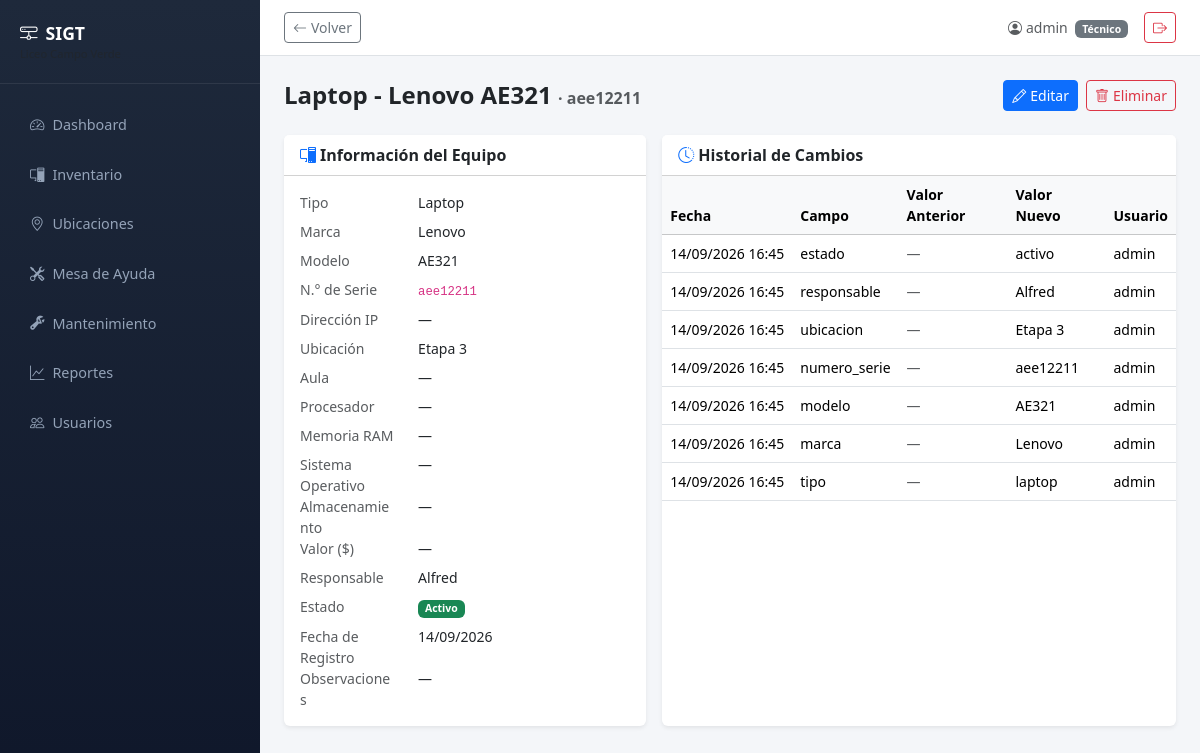
/inventario/8/ (signed in), run on the app's committed database.
### usuarios/models.py (models this page shows, shortened)
class User(AbstractUser):
    ROL_CHOICES = [
        ('admin', 'Administrador'),
        ('tecnico', 'Técnico'),
    ]
    rol = models.CharField(max_length=10, choices=ROL_CHOICES, default='tecnico')
    telefono = models.CharField(max_length=20, blank=True)
    class Meta:
        verbose_name = 'usuario'
        verbose_name_plural = 'usuarios'

### inventario/models.py (models this page shows, shortened)
class Equipo(models.Model):
    TIPO_CHOICES = [
        ('computadora', 'Computadora'),
        ('laptop', 'Laptop'),
        ('proyector', 'Proyector'),
        ('impresora', 'Impresora'),
        ('access_point', 'Access Point'),
        ('switch', 'Switch'),
        ('otro', 'Otro (especificar)'),
    ]
    ESTADO_CHOICES = [
        ('activo', 'Activo'),
        ('mantenimiento', 'En Mantenimiento'),
        ('baja', 'Dado de Baja'),
    ]
    tipo = models.CharField(max_length=20, choices=TIPO_CHOICES)
    tipo_otro = models.CharField(
        max_length=100, blank=True,
        help_text='Especifique el tipo si seleccionó "Otro"'
    )
    aula = models.CharField(
        max_length=10, blank=True,
        help_text='Aula dentro de la ubicación. Ej: 01, 05, 13'
    )
    procesador = models.CharField(max_length=100, blank=True, verbose_name='Procesador')
    ram = models.CharField(max_length=50, blank=True, verbose_name='Memoria RAM')
    so = models.CharField(max_length=100, blank=True, verbose_name='Sistema operativo')
    almacenamiento = models.CharField(max_length=50, blank=True, verbose_name='Almacenamiento')
    valor = models.DecimalField(
        max_digits=12, decimal_places=2, null=True, blank=True,
        verbose_name='Valor ($)',
        help_text='Valor económico del equipo (no obligatorio)'
    )
    marca = models.CharField(max_length=100)
    modelo = models.CharField(max_length=100)
    numero_serie = models.CharField(max_length=100, unique=True)
    direccion_ip = models.GenericIPAddressField(blank=True, null=True)
    ubicacion = models.ForeignKey(Ubicacion, on_delete=models.PROTECT, related_name='equipos')
    responsable = models.CharField(max_length=150, blank=True)
    estado = models.CharField(max_length=20, choices=ESTADO_CHOICES, default='activo')
    fecha_registro = models.DateField(auto_now_add=True)
    observaciones = models.TextField(blank=True)
    historical = HistoricalRecords()
    class Meta:
        ordering = ['-fecha_registro']
        permissions = [
            ('puede_asignar_equipo', 'Puede asignar equipo a responsable'),
        ]
    def __str__(self):
        return f'{self.tipo_display} - {self.marca} {self.modelo}'
    @property
    def tipo_display(self):
        if self.tipo == 'otro' and self.tipo_otro:
            return self.tipo_otro
        return self.get_tipo_display()

class Ubicacion(models.Model):
    TIPO_CHOICES = [
        ('sede', 'Sede'),
        ('etapa', 'Etapa'),
        ('salon', 'Salón'),
        ('laboratorio', 'Laboratorio'),
        ('oficina', 'Oficina'),
        ('otro', 'Otro'),
    ]
    nombre = models.CharField(max_length=150)
    tipo = models.CharField(max_length=20, choices=TIPO_CHOICES, default='salon')
    padre = models.ForeignKey(
        'self', on_delete=models.CASCADE, null=True, blank=True,
        related_name='sububicaciones', verbose_name='Pertenece a',
        help_text='Nivel superior (ej: un Salón pertenece a una Etapa)'
    )
    edificio = models.CharField(max_length=100, blank=True)
    salon = models.CharField(max_length=50, blank=True)
    class Meta:
        verbose_name_plural = 'Ubicaciones'
        ordering = ['nombre']
    def __str__(self):
        return self.nombre

class HistorialCambio(models.Model):
    equipo = models.ForeignKey(Equipo, on_delete=models.CASCADE, related_name='cambios')
    usuario = models.ForeignKey(settings.AUTH_USER_MODEL, on_delete=models.SET_NULL, null=True)
    campo = models.CharField(max_length=50)
    valor_anterior = models.CharField(max_length=255, blank=True)
    valor_nuevo = models.CharField(max_length=255, blank=True)
    fecha = models.DateTimeField(auto_now_add=True)
    class Meta:
        ordering = ['-fecha']

### inventario/views.py (the view)
# urls.py: path('<int:pk>/', views.EquipoDetailView.as_view(), name='detalle'),
class EquipoDetailView(LoginRequiredMixin, PermissionRequiredMixin, DetailView):
    model = Equipo
    template_name = 'inventario/equipo_detail.html'
    context_object_name = 'equipo'
    permission_required = 'inventario.view_equipo'
    def get_queryset(self):
        return Equipo.objects.select_related('ubicacion').all()
    def get_context_data(self, **kwargs):
        context = super().get_context_data(**kwargs)
        context['historial_cambios'] = (
            self.object.cambios.select_related('usuario')[:20]
        )
        return context

### inventario/templates/inventario/equipo_detail.html (shortened to what this page needs)
{% extends "base.html" %}
{% block content %}
<div class="d-flex justify-content-between align-items-center mb-4">
    <h4 class="fw-bold mb-0">
        {{ equipo }}
        <small class="text-muted fs-6">· {{ equipo.numero_serie }}</small>
    </h4>
    <div class="d-flex gap-2">
        {% if perms.inventario.change_equipo %}
        <a href="{% url 'inventario:editar' equipo.pk %}" class="btn btn-primary btn-sm">
            <i class="bi bi-pencil me-1"></i>Editar
        </a>
        {% endif %}
        {% if perms.inventario.delete_equipo %}
        <a href="{% url 'inventario:eliminar' equipo.pk %}" class="btn btn-outline-danger btn-sm">
            <i class="bi bi-trash me-1"></i>Eliminar
        </a>
        {% endif %}
    </div>
</div>
<div class="row g-3">
    <div class="col-lg-5">
        <div class="card border-0 shadow-sm h-100">
            <div class="card-header bg-white fw-semibold">
                <i class="bi bi-pc-display me-1 text-primary"></i>Información del Equipo
            </div>
            <div class="card-body">
                <dl class="row mb-0 small">
                    <dt class="col-sm-4 text-muted fw-normal">Tipo</dt>
                    <dd class="col-sm-8">{{ equipo.tipo_display }}</dd>
                    <dt class="col-sm-4 text-muted fw-normal">Marca</dt>
                    <dd class="col-sm-8">{{ equipo.marca }}</dd>
                    <dt class="col-sm-4 text-muted fw-normal">Modelo</dt>
                    <dd class="col-sm-8">{{ equipo.modelo }}</dd>
                    <dt class="col-sm-4 text-muted fw-normal">N.° de Serie</dt>
                    <dd class="col-sm-8"><code>{{ equipo.numero_serie }}</code></dd>
                    <dt class="col-sm-4 text-muted fw-normal">Dirección IP</dt>
                    <dd class="col-sm-8">{{ equipo.direccion_ip|default:"—" }}</dd>
                    <dt class="col-sm-4 text-muted fw-normal">Ubicación</dt>
                    <dd class="col-sm-8">{{ equipo.ubicacion }}</dd>
                    <dt class="col-sm-4 text-muted fw-normal">Aula</dt>
                    <dd class="col-sm-8">{{ equipo.aula|default:"—" }}</dd>
                    {% if equipo.tipo == 'computadora' or equipo.tipo == 'laptop' %}
                    <dt class="col-sm-4 text-muted fw-normal">Procesador</dt>
                    <dd class="col-sm-8">{{ equipo.procesador|default:"—" }}</dd>
                    <dt class="col-sm-4 text-muted fw-normal">Memoria RAM</dt>
                    <dd class="col-sm-8">{{ equipo.ram|default:"—" }}</dd>
                    <dt class="col-sm-4 text-muted fw-normal">Sistema Operativo</dt>
                    <dd class="col-sm-8">{{ equipo.so|default:"—" }}</dd>
                    <dt class="col-sm-4 text-muted fw-normal">Almacenamiento</dt>
                    <dd class="col-sm-8">{{ equipo.almacenamiento|default:"—" }}</dd>
                    {% endif %}
                    <dt class="col-sm-4 text-muted fw-normal">Valor ($)</dt>
                    <dd class="col-sm-8">{% if equipo.valor is not None %}${% endif %}{{ equipo.valor|floatformat:2|default:"—" }}</dd>
                    <dt class="col-sm-4 text-muted fw-normal">Responsable</dt>
                    <dd class="col-sm-8">{{ equipo.responsable|default:"—" }}</dd>
                    <dt class="col-sm-4 text-muted fw-normal">Estado</dt>
                    <dd class="col-sm-8">
                        {% if equipo.estado == 'activo' %}
                        <span class="badge bg-success">{{ equipo.get_estado_display }}</span>
                        {% elif equipo.estado == 'mantenimiento' %}
                        <span class="badge bg-warning text-dark">{{ equipo.get_estado_display }}</span>
                        {% else %}
                        <span class="badge bg-danger">{{ equipo.get_estado_display }}</span>
                        {% endif %}
                    </dd>
                    <dt class="col-sm-4 text-muted fw-normal">Fecha de Registro</dt>
                    <dd class="col-sm-8">{{ equipo.fecha_registro|date:"d/m/Y" }}</dd>
                    <dt class="col-sm-4 text-muted fw-normal">Observaciones</dt>
                    <dd class="col-sm-8">{{ equipo.observaciones|linebreaksbr|default:"—" }}</dd>
                </dl>
            </div>
        </div>
    </div>
    <div class="col-lg-7">
        <div class="card border-0 shadow-sm h-100">
            <div class="card-header bg-white fw-semibold">
                <i class="bi bi-clock-history me-1 text-primary"></i>Historial de Cambios
            </div>
            <div class="card-body p-0">
                <div class="table-responsive">
                    <table class="table table-hover mb-0 small align-middle">
                        <thead class="table-light">
                            <tr>
                                <th>Fecha</th>
                                <th>Campo</th>
                                <th>Valor Anterior</th>
                                <th>Valor Nuevo</th>
                                <th>Usuario</th>
                            </tr>
                        </thead>
                        <tbody>
                            {% for cambio in historial_cambios %}
                            <tr>
                                <td class="text-nowrap">{{ cambio.fecha|date:"d/m/Y H:i" }}</td>
                                <td>{{ cambio.campo }}</td>
                                <td class="text-muted">{{ cambio.valor_anterior|default:"—" }}</td>
                                <td>{{ cambio.valor_nuevo|default:"—" }}</td>
                                <td>{% if cambio.usuario %}{{ cambio.usuario.get_full_name|default:cambio.usuario.username }}{% else %}—{% endif %}</td>
                            </tr>
                            {% empty %}
                            <tr>
                                <td colspan="5" class="text-center text-muted py-4">Sin cambios registrados.</td>
                            </tr>
                            {% endfor %}
                        </tbody>
                    </table>
                </div>
            </div>
        </div>
    </div>
</div>
{% endblock %}

### templates/base.html (shortened to what this page needs)
{% load static %}
<!DOCTYPE html>
<html lang="es" data-bs-theme="light">
<head>
    <link href="https://cdn.jsdelivr.net/npm/bootstrap@5.3.3/dist/css/bootstrap.min.css" rel="stylesheet">
    <link href="https://cdn.jsdelivr.net/npm/bootstrap-icons@1.11.3/font/bootstrap-icons.min.css" rel="stylesheet">
</head>
<body>
    <aside class="sidebar" id="sidebar">
        <div class="sidebar-brand">
            <i class="bi bi-hdd-network me-2"></i>SIGT
            <small class="d-block text-muted" style="font-size:0.7rem; font-weight:400;">Liceo Campo Verde</small>
        </div>
        <nav class="nav flex-column mt-3">
            {% for item in sidebar_items %}
            <a class="nav-link {% if request.path == item.url %}active{% endif %}" href="{{ item.url }}">
                <i class="bi {{ item.icon }} me-2"></i>{{ item.label }}
            </a>
            {% endfor %}
        </nav>
    </aside>
    <div class="main-content">
        <div class="topbar d-flex justify-content-between align-items-center">
            <div class="d-flex align-items-center gap-2">
                {% if user.is_authenticated %}
                <button type="button" class="btn btn-sm btn-outline-secondary" onclick="history.back()" title="Volver atrás">
                    <i class="bi bi-arrow-left me-1"></i>Volver
                </button>
                {% endif %}
            </div>
            <div class="d-flex align-items-center gap-3">
                {% if user.is_authenticated %}
                <span class="text-muted small">
                    <i class="bi bi-person-circle me-1"></i>{{ user.get_full_name|default:user.username }}
                    {% if user.rol %}<span class="badge bg-secondary ms-1">{{ user.get_rol_display }}</span>{% endif %}
                </span>
                <form method="post" action="{% url 'usuarios:logout' %}" class="d-inline">
                    <button type="submit" class="btn btn-sm btn-outline-danger">
                        <i class="bi bi-box-arrow-right"></i>
                    </button>
                </form>
                {% endif %}
            </div>
        </div>
        <div class="content-body">
            {% block content %}{% endblock %}
        </div>
    </div>
</body>
</html>

### templates/base.html (style rules this page uses)
:root { --sidebar-width: 260px; --sidebar-collapsed: 0px; }
body { min-height: 100vh; background: #f4f6f9; }
.sidebar { width: var(--sidebar-width); min-height: 100vh; background: linear-gradient(180deg, #1e293b 0%, #0f172a 100%); position: fixed; top: 0; left: 0; z-index: 1040; transition: transform 0.3s ease; }
.sidebar .nav-link { color: #94a3b8; padding: 0.75rem 1.25rem; border-radius: 0.5rem; margin: 2px 10px; font-size: 0.9rem; transition: all 0.2s; }
.sidebar-brand { padding: 1.25rem; border-bottom: 1px solid rgba(255,255,255,0.08); color: #fff; font-weight: 700; font-size: 1.1rem; }
.main-content { margin-left: var(--sidebar-width); transition: margin-left 0.3s ease; min-height: 100vh; }
.topbar { background: #fff; border-bottom: 1px solid #dee2e6; padding: 0.75rem 1.5rem; }
.content-body { padding: 1.5rem; }

### data on the page
User: get_full_name "admin", rol "Técnico"
Equipo: tipo+marca+modelo "Laptop - Lenovo AE321", numero_serie "aee12211", tipo_display "Laptop", marca "Lenovo", modelo "AE321", direccion_ip "—", ubicacion "Etapa 3", aula "—", procesador "—", ram "—", so "—", almacenamiento "—", valor "—", responsable "Alfred", estado "Activo", fecha_registro "14/09/2026", observaciones "—"
HistorialCambio: fecha "14/09/2026 16:45", campo "estado", valor_anterior "—", valor_nuevo "activo", usuario.get_full_name "admin"
HistorialCambio: fecha "14/09/2026 16:45", campo "responsable", valor_anterior "—", valor_nuevo "Alfred", usuario.get_full_name "admin"
HistorialCambio: fecha "14/09/2026 16:45", campo "ubicacion", valor_anterior "—", valor_nuevo "Etapa 3", usuario.get_full_name "admin"
HistorialCambio: fecha "14/09/2026 16:45", campo "numero_serie", valor_anterior "—", valor_nuevo "aee12211", usuario.get_full_name "admin"
HistorialCambio: fecha "14/09/2026 16:45", campo "modelo", valor_anterior "—", valor_nuevo "AE321", usuario.get_full_name "admin"
HistorialCambio: fecha "14/09/2026 16:45", campo "marca", valor_anterior "—", valor_nuevo "Lenovo", usuario.get_full_name "admin"
HistorialCambio: fecha "14/09/2026 16:45", campo "tipo", valor_anterior "—", valor_nuevo "laptop", usuario.get_full_name "admin"

### other printed values
{{ item.label }} "Dashboard" "Inventario" "Ubicaciones" "Mesa de Ayuda" "Mantenimiento" "Reportes" "Usuarios"
